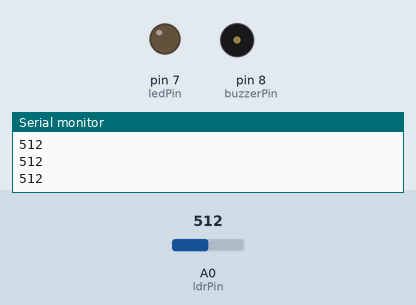
Recording of a sketch running on a simulated Arduino Uno, built with avr-gcc and run on an emulated ATmega328P. On the bench: output pins drawn as LEDs (lit = HIGH), buzzer (waves = sounding, pin HIGH), the last lines printed to the serial monitor. Inputs (shaded band) come from the test bench; at power-on: A0 (ldrPin) = 512.

Above: at 1.2 s.
1.3 s: A0 (ldrPin) set to 592
2.8 s: A0 (ldrPin) set to 612
At 4.0 s:
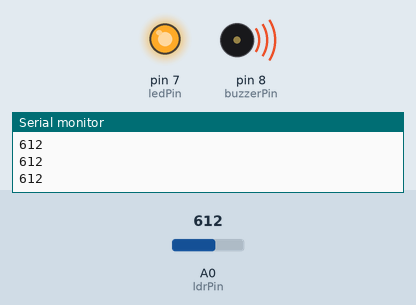
4.3 s: A0 (ldrPin) set to 590
At 5.4 s:
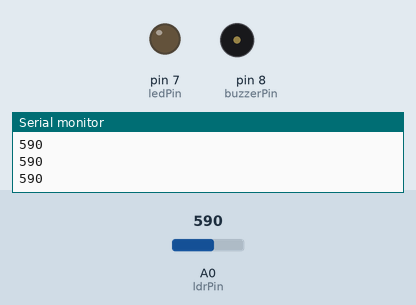
5.9 s: A0 (ldrPin) set to 610
At 6.7 s:
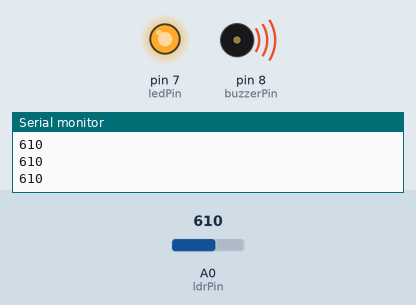
Timing chart, 0 to 8.5 s (numbered marks = the images above; inputs shaded):
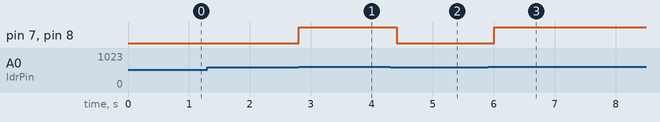

Measured:
- the behaviour switches between 600 and 601 on A0 (ldrPin) (found by bisection; images 0 and 1)
- after the input at 2.8 s, pin 7 (ledPin), pin 8 (buzzerPin): LOW → HIGH at once
- after the input at 4.3 s, pin 7 (ledPin), pin 8 (buzzerPin): HIGH → LOW after 0.11 s
- after the input at 5.9 s, pin 7 (ledPin), pin 8 (buzzerPin): LOW → HIGH after 0.11 s

The sketch:

19.light_alarm.ino
```cpp
int ledPin = 7;
int ldrPin = A0;
int buzzerPin = 8;

void setup() {
  pinMode(ledPin, OUTPUT);
  pinMode(buzzerPin, OUTPUT);
  Serial.begin(9600);
}

void loop() {
  int ldrValue = analogRead(ldrPin);
  Serial.println(ldrValue);

  if (ldrValue > 600)
  {   // adjust threshold
    digitalWrite(buzzerPin, HIGH);  // buzzer ON
    digitalWrite(ledPin, HIGH);     // Light ON
  }
  else
  {
    digitalWrite(buzzerPin, LOW);   // buzzer OFF
    digitalWrite(ledPin, LOW);      // Light OFF
  }

  delay(200);
}
```
